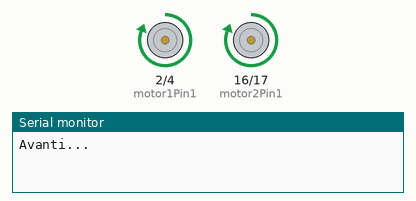
The sketch below on a simulated ESP32. On the bench: motor-driver pin pairs drawn as motors (green arrow = first pin HIGH = forward, orange = second pin HIGH = backward, longer = more drive), the last lines printed to the serial monitor.

Above: at 1.0 s.
At 3.0 s:
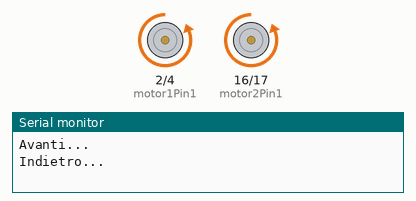
At 5.0 s:
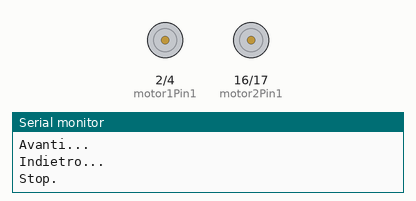
Timing chart, 0 to 7.8 s (numbered marks = the images above):
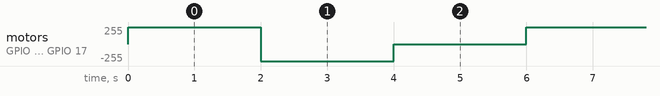

Measured:
- by itself, motor on GPIO 2 (motor1Pin1) / GPIO 4 (motor1Pin2), motor on GPIO 16 (motor2Pin1) / GPIO 17 (motor2Pin2): repeats every 6.0 s: backward 255/255 2.0 s, stopped 2.0 s, forward 255/255 2.0 s

The sketch:

main.ino
```cpp
// Definizione PIN Motore A
const int motor1Pin1 = 2;
const int motor1Pin2 = 4;

// Definizione PIN Motore B
const int motor2Pin1 = 16;
const int motor2Pin2 = 17;

void setup() {
  // Configura i pin come output
  pinMode(motor1Pin1, OUTPUT);
  pinMode(motor1Pin2, OUTPUT);
  pinMode(motor2Pin1, OUTPUT);
  pinMode(motor2Pin2, OUTPUT);

  Serial.begin(115200);
}

void loop() {
  Serial.println("Avanti...");
  muoviAvanti();
  delay(2000);

  Serial.println("Indietro...");
  muoviIndietro();
  delay(2000);

  Serial.println("Stop.");
  fermaMotori();
  delay(2000);
}

void muoviAvanti() {
  digitalWrite(motor1Pin1, HIGH);
  digitalWrite(motor1Pin2, LOW);
  digitalWrite(motor2Pin1, HIGH);
  digitalWrite(motor2Pin2, LOW);
}

void muoviIndietro() {
  digitalWrite(motor1Pin1, LOW);
  digitalWrite(motor1Pin2, HIGH);
  digitalWrite(motor2Pin1, LOW);
  digitalWrite(motor2Pin2, HIGH);
}

void fermaMotori() {
  digitalWrite(motor1Pin1, LOW);
  digitalWrite(motor1Pin2, LOW);
  digitalWrite(motor2Pin1, LOW);
  digitalWrite(motor2Pin2, LOW);
}
```
